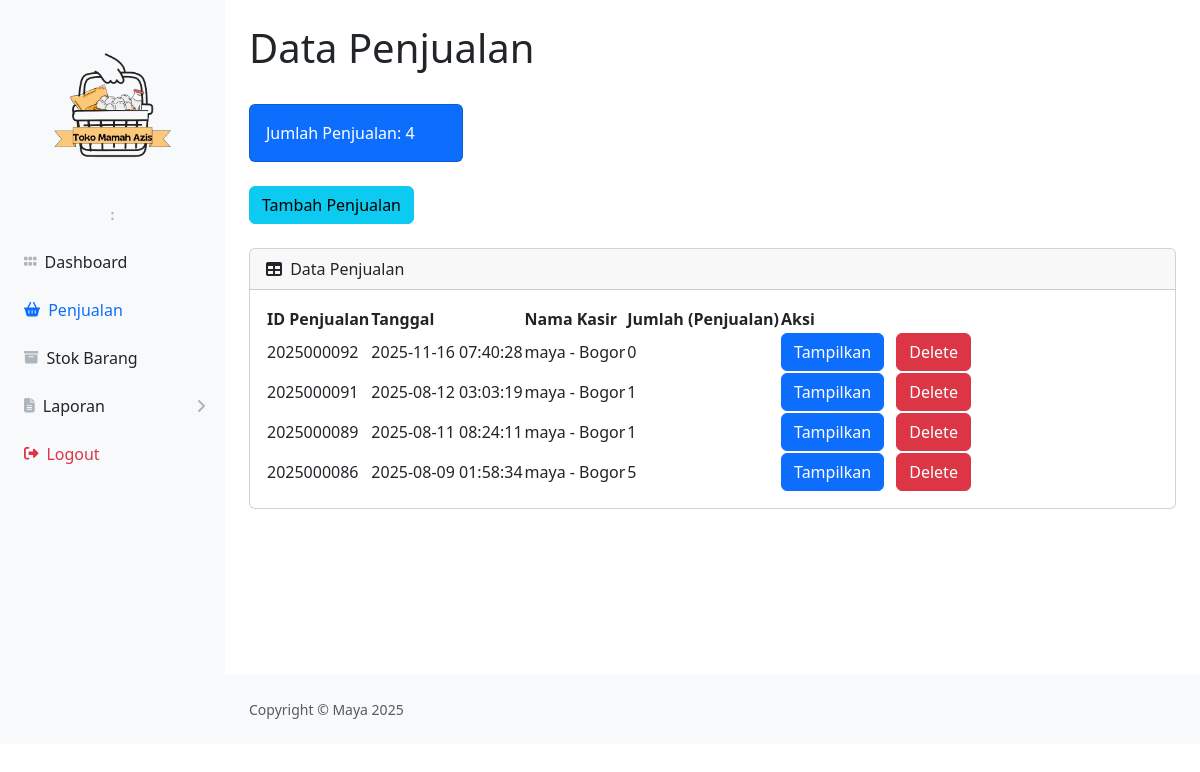
The app's page /penjualan.php (signed in) with its own data.
### tables this page shows
CREATE TABLE `penjualan` (
  `idpenjualan` int(11) NOT NULL,
  `tanggal` timestamp NOT NULL DEFAULT current_timestamp(),
  `idkasir` int(11) NOT NULL,
  `jumlah_bayar` decimal(10,2) DEFAULT 0.00,
  `kembalian` decimal(10,2) DEFAULT 0.00
);

CREATE TABLE `datakasir` (
  `idkasir` int(11) NOT NULL,
  `namakasir` varchar(50) NOT NULL,
  `username` varchar(20) NOT NULL,
  `password` varchar(20) NOT NULL,
  `notelp` varchar(13) NOT NULL,
  `alamat` text NOT NULL
);

### penjualan.php (the view, shortened to what this page needs)
<?php
    require 'ceklogin.php';
    $h1 = mysqli_query($c,"SELECT * FROM penjualan");
    $h2 = mysqli_num_rows($h1);
?>
<!DOCTYPE html>
<html lang="en">
    <head>
        <link href="https://cdn.jsdelivr.net/npm/simple-datatables@7.1.2/dist/style.min.css" rel="stylesheet" />
        <link href="css/styles.css" rel="stylesheet" />
        <link href="https://cdn.jsdelivr.net/npm/bootstrap@5.3.3/dist/css/bootstrap.min.css" rel="stylesheet">
    </head>
    <body>
        <div id="layoutSidenav">
            <div id="layoutSidenav_nav">
                <nav class="sb-sidenav accordion sb-sidenav-light" id="sidenavAccordion">
                    <div class="sb-sidenav-menu">
                        <div class="nav">
                            <div class="sb-sidenav-menu-heading" style="margin-bottom: 4px; ">
                                <img src="img/logo.png" alt="Logo" style="width: 160px;">
                            </div>
                            <div class="sb-sidenav-menu-heading text-center" style="padding-top: 0; margin-top: 0;">
                                <strong style="font-size: 1.2em;"><?php echo $roleName . ": " . $displayName; ?></strong>
                            </div>
                            <?php
                            $current_page = basename($_SERVER['PHP_SELF']);
                            $report_pages = ['laporan.php', 'laporan_produk.php'];
                            $is_report_active = in_array($current_page, $report_pages);
                            ?>
                            <a class="nav-link w-100 text-start ps-4 <?= ($current_page == 'index.php') ? 'active' : '' ?>" href="index.php">
                                <div class="sb-nav-link-icon"><i class="fas fa-grip-horizontal"></i></div>
                                Dashboard
                            </a>
                            <a class="nav-link w-100 text-start ps-4 <?= ($current_page == 'penjualan.php') ? 'active' : '' ?>" href="penjualan.php">
                                <div class="sb-nav-link-icon"><i class="fas fa-shopping-basket"></i></div>
                                Penjualan
                            </a>
                            <a class="nav-link w-100 text-start ps-4 <?= ($current_page == 'stock.php') ? 'active' : '' ?>" href="stock.php">
                                <div class="sb-nav-link-icon"><i class="fas fa-archive"></i></div>
                                Stok Barang
                            </a>
                            <a class="nav-link collapsed w-100 text-start ps-4 <?= $is_report_active ? 'active' : '' ?>"
                                href="#"
                                data-bs-toggle="collapse"
                                data-bs-target="#collapseLaporan"
                                aria-expanded="<?= $is_report_active ? 'true' : 'false' ?>"
                                aria-controls="collapseLaporan">
                                <div class="sb-nav-link-icon"><i class="fa-solid fa-file-lines"></i></div>
                                Laporan
                                <div class="sb-sidenav-collapse-arrow"><i class="fas fa-angle-down"></i></div>
                            </a>
                            <a class="nav-link w-100 text-start ps-4 text-danger" href="logout.php">
                                <div class="sb-nav-link-icon"><i class="fas fa-sign-out-alt text-danger"></i></div>
                                Logout
                            </a>
                        </div>
                    </div>
                </nav>
            </div>
            <div id="layoutSidenav_content">
                <main>
                    <div class="container-fluid px-4">
                        <h1 class="mt-4">Data Penjualan</h1>
                        <div class="row">
                            <div class="col-xl-3 col-md-6">
                                <div class="card bg-primary text-white mb-4">
                                    <div class="card-body">Jumlah Penjualan: <?=$h2;?></div>
                                </div>
                            </div>
                        </div>
                        <button type="button" class="btn btn-info mb-4" data-bs-toggle="modal" data-bs-target="#myModal">
                            Tambah Penjualan
                        </button>
                        <div class="card mb-4">
                            <div class="card-header">
                                <i class="fas fa-table me-1"></i>
                                Data Penjualan
                            </div>
                            <div class="card-body">
                                <table id="datatablesSimple">
                                    <thead>
                                        <tr>
                                            <th>ID Penjualan</th>
                                            <th>Tanggal</th>
                                            <th>Nama Kasir</th>
                                            <th>Jumlah (Penjualan)</th>
                                            <th>Aksi</th>
                                        </tr>
                                    </thead>
                                    <tbody>
                                        <?php
                                        $search = isset($_GET['search']) ? mysqli_real_escape_string($c, $_GET['search']) : '';
                                        if ($search != '') {
                                            $get = mysqli_query($c, "
                                                SELECT * FROM penjualan p
                                                JOIN datakasir d1 ON p.idkasir = d1.idkasir
                                                WHERE d1.username LIKE '%$search%' OR p1.alamat LIKE '%$search%'
                                                ORDER BY p.tanggal DESC
                                            ");
                                        } else {
                                            $get = mysqli_query($c, "
                                                SELECT * FROM penjualan p
                                                JOIN datakasir d1 ON p.idkasir = d1.idkasir
                                                ORDER BY p.tanggal DESC
                                            ");
                                        }
                                        while ($p = mysqli_fetch_array($get)) {
                                            $idpenjualan = $p['idpenjualan'];
                                            $tanggal = $p['tanggal'];
                                            $username = $p['username'];
                                            $alamat = $p['alamat'];
                                            $hitungjumlah = mysqli_query($c, "SELECT * FROM detailpenjualan WHERE idpenjualan='$idpenjualan'");
                                            $jumlah = mysqli_num_rows($hitungjumlah);
                                        ?>
                                            <tr>
                                                <td><?= $idpenjualan; ?></td>
                                                <td><?= $tanggal; ?></td>
                                                <td><?= $username; ?> - <?=$alamat;?></td>
                                                <td><?= $jumlah; ?></td>
                                                <td>
                                                    <a href="view.php?idp=<?=$idpenjualan;?>" class="btn btn-primary me-2" target="blank">
                                                        Tampilkan
                                                    </a>
                                                    <button type="button" class="btn btn-danger" data-bs-toggle="modal" data-bs-target="#delete<?=$idpenjualan;?>">
                                                        Delete
                                                    </button>
                                                </td>
                                            </tr>
                                        <?php
                                        }
                                        ?>
                                    </tbody>
                                </table>
                            </div>
                        </div>
                    </div>
                </main>
                <footer class="py-4 bg-light mt-auto">
                    <div class="container-fluid px-4">
                        <div class="d-flex align-items-center justify-content-between small">
                            <div class="text-muted">Copyright &copy; Maya 2025</div>
                        </div>
                    </div>
                </footer>
            </div>
        </div>
    </body>
</html>

### records on screen
penjualan: idpenjualan "2025000092", tanggal "2025-11-16 07:40:28", idkasir.username "maya", idkasir.alamat "Bogor", jumlah "0"
penjualan: idpenjualan "2025000091", tanggal "2025-08-12 03:03:19", idkasir.username "maya", idkasir.alamat "Bogor", jumlah "1"
penjualan: idpenjualan "2025000089", tanggal "2025-08-11 08:24:11", idkasir.username "maya", idkasir.alamat "Bogor", jumlah "1"
penjualan: idpenjualan "2025000086", tanggal "2025-08-09 01:58:34", idkasir.username "maya", idkasir.alamat "Bogor", jumlah "5"

### other values on screen
$h2 "4"
